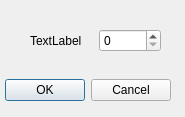
<?xml version="1.0" encoding="UTF-8"?>
<ui version="4.0">
 <class>SetParam</class>
 <widget class="QDialog" name="SetParam">
  <property name="enabled">
   <bool>true</bool>
  </property>
  <property name="geometry">
   <rect>
    <x>0</x>
    <y>0</y>
    <width>185</width>
    <height>117</height>
   </rect>
  </property>
  <property name="windowTitle">
   <string>Set parameter</string>
  </property>
  <widget class="QDialogButtonBox" name="buttonBox">
   <property name="geometry">
    <rect>
     <x>0</x>
     <y>70</y>
     <width>171</width>
     <height>41</height>
    </rect>
   </property>
   <property name="orientation">
    <enum>Qt::Horizontal</enum>
   </property>
   <property name="standardButtons">
    <set>QDialogButtonBox::Cancel|QDialogButtonBox::Ok</set>
   </property>
  </widget>
  <widget class="QWidget" name="horizontalLayoutWidget">
   <property name="geometry">
    <rect>
     <x>30</x>
     <y>20</y>
     <width>131</width>
     <height>41</height>
    </rect>
   </property>
   <layout class="QHBoxLayout" name="horizontalLayout">
    <item>
     <widget class="QLabel" name="label">
      <property name="text">
       <string>TextLabel</string>
      </property>
     </widget>
    </item>
    <item>
     <widget class="QSpinBox" name="spinBox"/>
    </item>
   </layout>
  </widget>
 </widget>
 <resources/>
 <connections>
  <connection>
   <sender>buttonBox</sender>
   <signal>accepted()</signal>
   <receiver>SetParam</receiver>
   <slot>accept()</slot>
   <hints>
    <hint type="sourcelabel">
     <x>248</x>
     <y>254</y>
    </hint>
    <hint type="destinationlabel">
     <x>157</x>
     <y>274</y>
    </hint>
   </hints>
  </connection>
  <connection>
   <sender>buttonBox</sender>
   <signal>rejected()</signal>
   <receiver>SetParam</receiver>
   <slot>reject()</slot>
   <hints>
    <hint type="sourcelabel">
     <x>316</x>
     <y>260</y>
    </hint>
    <hint type="destinationlabel">
     <x>286</x>
     <y>274</y>
    </hint>
   </hints>
  </connection>
 </connections>
</ui>
